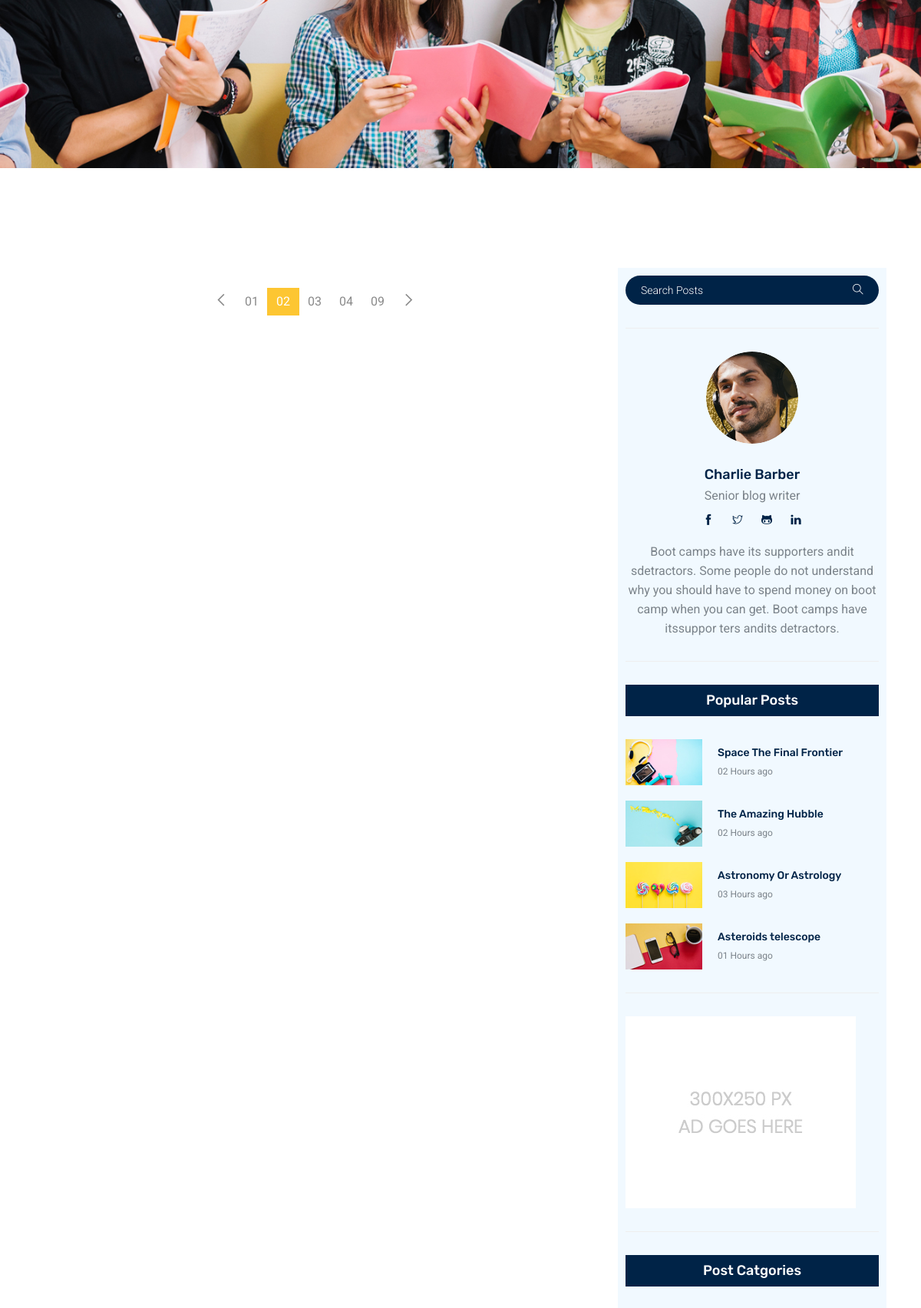
The page /index.php/informasi/informasi_universitas (middle part) on the database as committed earlier.
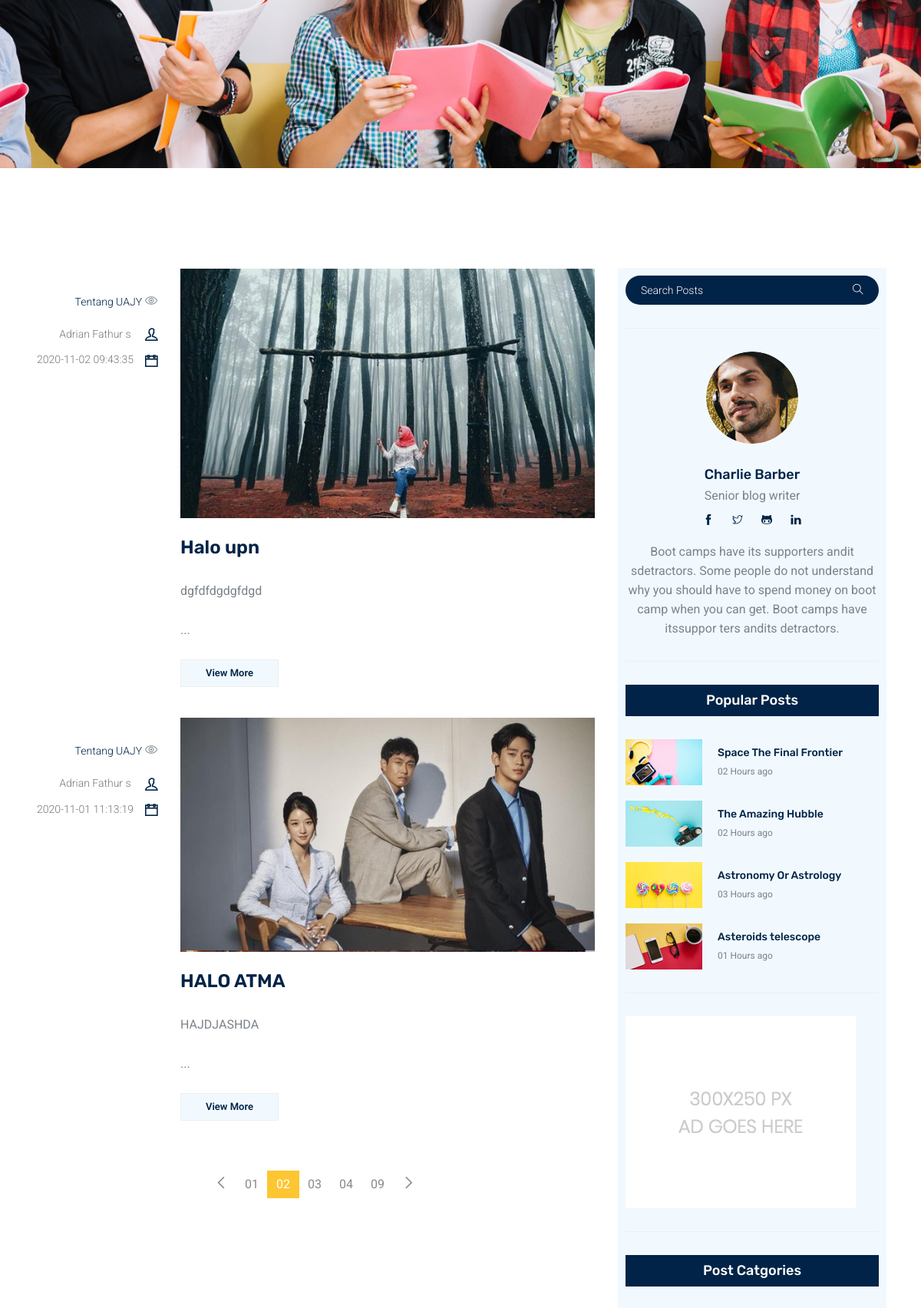
The same page on the database as committed later.
### tables this page shows
CREATE TABLE `informasi_univ` (
  `id_informasi_univ` int(11) NOT NULL,
  `judul_univ` varchar(256) NOT NULL,
  `nama_penulis` varchar(64) NOT NULL,
  `foto1_univ` text NOT NULL,
  `foto2_univ` text NOT NULL,
  `foto3_univ` text NOT NULL,
  `foto4_univ` text NOT NULL,
  `foto5_univ` text NOT NULL,
  `deskripsi_univ` text NOT NULL,
  `status` char(2) NOT NULL,
  `created_date` timestamp NOT NULL DEFAULT CURRENT_TIMESTAMP ON UPDATE CURRENT_TIMESTAMP
);

### application/views/template/vtemplate.php (called while the page is built, shortened)
<?php
    if(isset($header))
    {
        $this->load->view($header);
    }
    ?>
<?php
    if(isset($css))
    {
        $this->load->view($css);
    }
    ?>
<?php
    if(isset($content))
    {
        $this->load->view($content);
    }
    ?>

### application/controllers/Informasi.php (called while the page is built, shortened)
<?php
class Informasi extends CI_Controller
{
    public function __construct(){
        $this->load->model('Minformasi_hima');
        $this->load->model('Minformasi_universitas');
        $this->load->model('Minformasi_fakultas');
        $this->load->model('Minformasi_pamiy');
        $this->load->model("Makun");
    }
    function informasi_universitas(){
        $this->load->library('pagination');
        $config['per_page'] = 10 ;
        $config['offset'] = $this->uri->segment(3);
        $data['Informasi'] = $this->Minformasi_universitas->get_offset($config['per_page'], $config['offset'])->result();
        $data['type_akun'] = $this->session->userdata('type_akun');
		$data['id'] = $this->session->userdata('id');
        $data['username'] = $this->session->userdata('username');
        $data['fav'] = $this->Minformasi_universitas->getFav($this->session->userdata('id'));
        $data['page'] = "Tentang UAJY";
        $data['header']="template/template_header.php";
        $data['css']="informasi/vinformasiuniv_css.php";
        $data['js'] = 'informasi/vinformasiuniv_js.php';
        $data['content']="informasi/vinformasiuniv.php";
        $data['asidebar']="informasi/vasidebar_informasi.php";
        $data['footer']="template/template_footer.php";
        $this->load->view('template/vtemplate',$data);
    }
}
?>

### index.php (called while the page is built, shortened)
<?php
require_once BASEPATH.'core/CodeIgniter.php';

### application/models/Minformasi_universitas.php (called while the page is built, shortened)
<?php
class Minformasi_universitas extends CI_Model{
    function getFav($id){
        $this->db->where('fk_akun ', $id);
        $query = $this->db->get('favorite_univ');
        return $query->result();
    }
    public function get_offset($limit, $offset){
            $query = $this->db
                ->limit($limit, $offset)
                ->order_by('id_informasi_univ', 'DESC')
                ->where('status ', 1)
                ->get('informasi_univ');
            return $query;
    }
    public function get(){
        $this->db->where('status ', 1);
        $query = $this->db->get('informasi_univ');
        return $query;
    }
}

### application/views/informasi/vinformasiuniv.php (the view, shortened to what the changed rows need)
<section class="blog_area section_gap">
    <div class="container">
        <div class="row">
            <div class="col-lg-8">
                <div class="blog_left_sidebar">
                    <?php foreach($Informasi as $informasi) :     ?>
                    <article class="row blog_item">
                        <div class="col-md-3">
                            <div class="blog_info text-right">
                                <div class="post_tag">
                                <a href="#"><?php echo $page; ?></a> <i class="ti-eye"></i>
                                </div>
                                <ul class="blog_meta list">
                                    <li><a href="#"><?php echo $informasi->nama_penulis; ?> <i class="ti-user"></i></a></li>
                                    <li><a href="#"><?php echo $informasi->created_date; ?><i class="ti-calendar"></i></a></li>
                                </ul>
                            </div>
                        </div>
                        <div class="col-md-9">
                            <div class="blog_post">
                                <center><img src="<?php echo base_url('assets/img/informasiUniv/').$informasi->foto1_univ?>" style="width: 100%; max-height: 450px;" alt=""></center>
                                <div class="blog_details">
                                    <a href="<?php echo base_url('Informasi/informasi_detail/').$informasi->id_informasi_univ ;?>">
                                        <h2><?php echo $informasi->judul_univ; ?></h2>
                                    </a>
                                    <p><?php echo UCWORDS(substr($informasi->deskripsi_univ, 0, 300)) . '...'; ?></p>
                                    <a href="<?php echo base_url('Informasi/informasi_detail/').$informasi->id_informasi_univ ;?>" class="blog_btn">View More</a>
                                </div>
                            </div>
                        </div>
                    </article>
                    <?php endforeach; ?>
                </div>
            </div>
        </div>
    </div>
</section>

Rows that differ between the two databases and show on the page:
added informasi_univ: nama_penulis "Adrian Fathur s", created_date "2020-11-02 09:43:35", foto1_univ (picture), judul_univ "Halo upn", deskripsi_univ "dgfdfdgdgfdgd"
added informasi_univ: nama_penulis "Adrian Fathur s", created_date "2020-11-01 11:13:19", foto1_univ (picture), judul_univ "HALO ATMA", deskripsi_univ "HAJDJASHDA"
